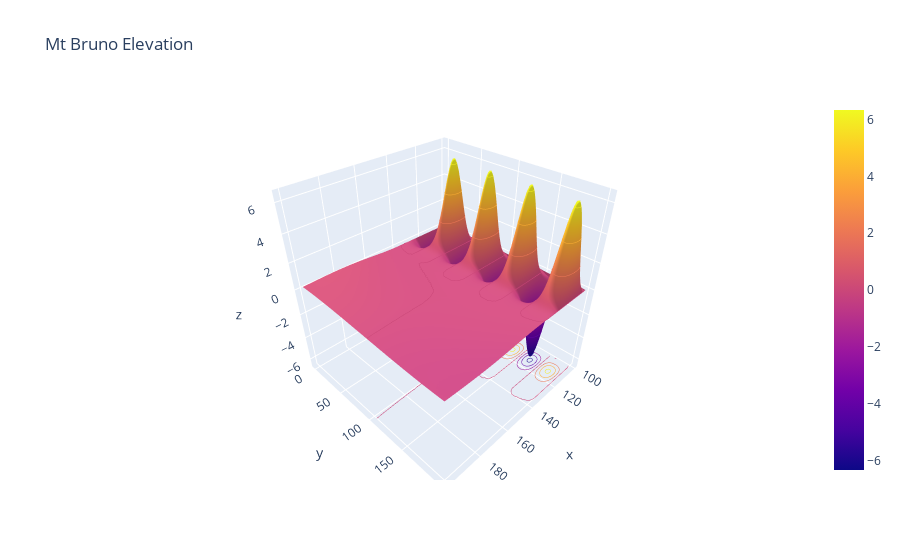

The notebook cell this image was saved under:
### Code cell
fig = go.Figure(data=[go.Surface(z=df_signal['Z'])])

fig.update_traces(contours_z=dict(show=True, usecolormap=True,
                                  highlightcolor="limegreen", project_z=True))
fig.update_layout(title='Mt Bruno Elevation')

fig.show()

### Figure 1 — Plotly figure (JSON) as saved in the notebook; plotly's stock layout.template omitted (floating-point values rounded to 4 significant figures; data arrays with more than 128 entries replaced by an {"elided": "..."} marker saying what was removed)
{"data": [{"contours": {"z": {"highlightcolor": "limegreen", "project": {"z": true}, "show": true, "usecolormap": true}}, "type": "surface", "z": {"elided": "201x201 float values"}}], "layout": {"title": {"text": "Mt Bruno Elevation"}}}
